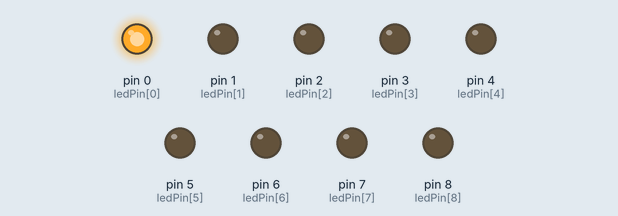
Recording of a sketch running on a simulated Arduino Uno, built with avr-gcc and run on an emulated ATmega328P. Shown: output pins drawn as LEDs (lit = HIGH).

Above: at 0.05 s.
At 1.45 s:
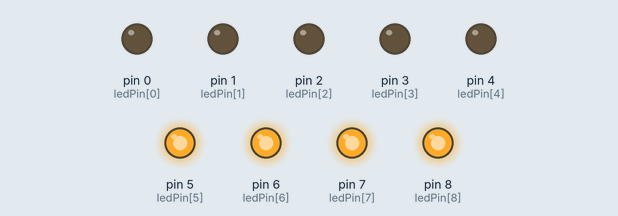
At 2.95 s:
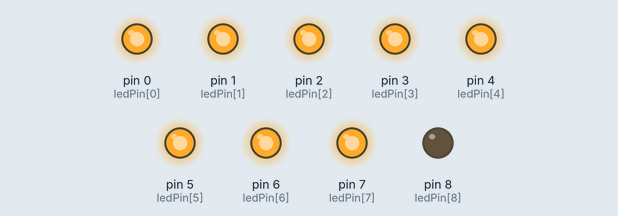
At 4.35 s:
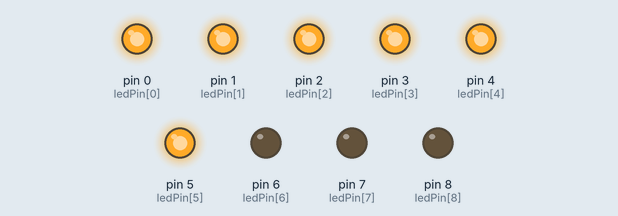
At 5.7 s:
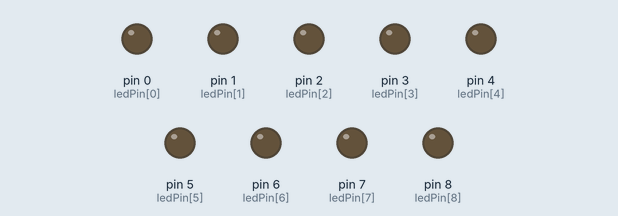
At 8.5 s:
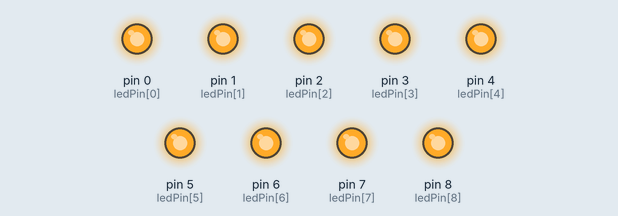
Timing chart, 0 to 8.8 s (numbered marks = the images above):
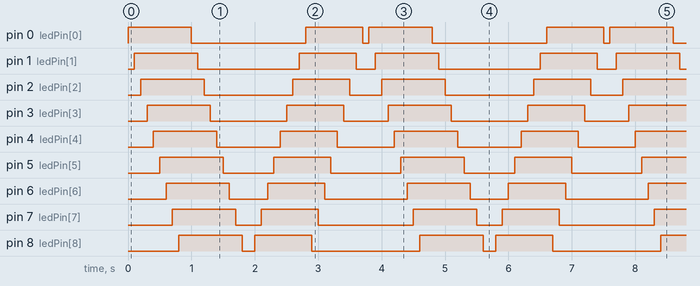

Measured:
- by itself, pin 0 (ledPin[0]): repeats every 3.8 s: LOW 1.8 s, HIGH 0.90 s, LOW 0.10 s, HIGH 1.0 s
- by itself, pin 1 (ledPin[1]): repeats every 3.8 s: LOW 1.6 s, HIGH 0.90 s, LOW 0.30 s, HIGH 1.0 s
- by itself, pin 2 (ledPin[2]): repeats every 3.8 s: LOW 1.4 s, HIGH 0.90 s, LOW 0.50 s, HIGH 1.0 s
- by itself, pin 3 (ledPin[3]): repeats every 3.8 s: LOW 1.2 s, HIGH 0.90 s, LOW 0.70 s, HIGH 1.0 s
- by itself, pin 4 (ledPin[4]): alternates HIGH for 1.0 s and LOW for 0.95 s
- by itself, pin 5 (ledPin[5]): repeats every 3.8 s: LOW 0.80 s, HIGH 0.90 s, LOW 1.1 s, HIGH 1.0 s
- by itself, pin 6 (ledPin[6]): repeats every 3.8 s: LOW 0.60 s, HIGH 0.90 s, LOW 1.3 s, HIGH 1.0 s
- by itself, pin 7 (ledPin[7]): repeats every 3.8 s: LOW 0.40 s, HIGH 0.90 s, LOW 1.5 s, HIGH 1.0 s

The sketch:

led_8.ino
```cpp
byte ledPin[] = {0,1,2,3,4,5,6,7,8};
byte n;
void setup() {
  n = sizeof(ledPin);
  for (int i=0;i< n ;i++) {
    pinMode(ledPin[i],OUTPUT);
    digitalWrite(ledPin[i],LOW);
  }
}
void loop() {

  for (int i=0; i <= n ; i++) {
    digitalWrite(ledPin[i],HIGH);
    delay(100);
  }

  for (int i = 0;i <= n; i ++) {
    digitalWrite(ledPin[i],LOW);
    delay(100);
  }
   for (int i= n-1; i>=0; i--) {
    digitalWrite(ledPin[i],HIGH);
    delay(100);
  }
  for (int i= n-1; i>=0; i--) {
    digitalWrite(ledPin[i],LOW);
    delay(100);
  }
}
```
